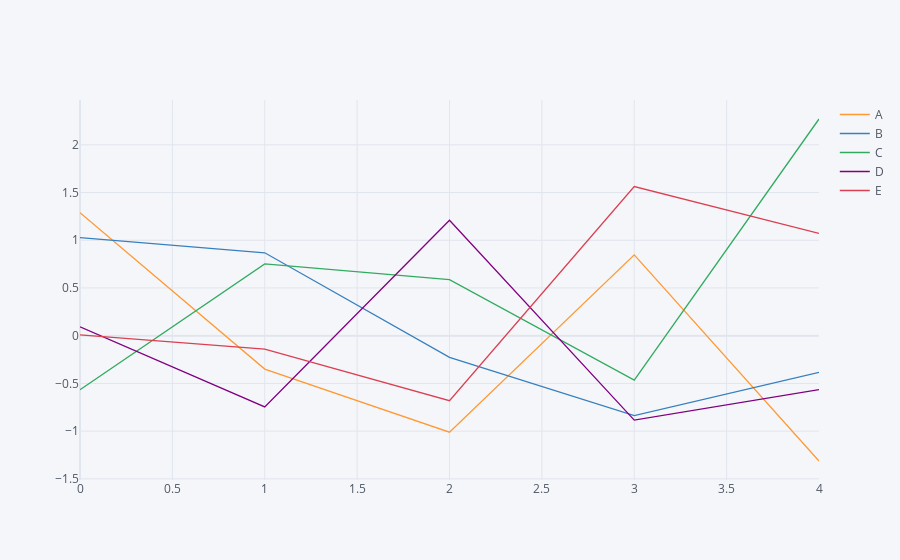

The cell this chart's notebook holds for it:
### Code cell
df.iplot()

### Figure 1 — Plotly figure (JSON) as saved in the notebook; plotly's stock layout.template omitted (floating-point values rounded to 4 significant figures)
{"data": [{"line": {"color": "rgba(255, 153, 51, 1.0)", "dash": "solid", "shape": "linear", "width": 1.3}, "mode": "lines", "name": "A", "text": "", "type": "scatter", "x": [0, 1, 2, 3, 4], "y": [1.288, -0.3499, -1.011, 0.847, -1.313]}, {"line": {"color": "rgba(55, 128, 191, 1.0)", "dash": "solid", "shape": "linear", "width": 1.3}, "mode": "lines", "name": "B", "text": "", "type": "scatter", "x": [0, 1, 2, 3, 4], "y": [1.028, 0.8687, -0.2278, -0.8364, -0.3847]}, {"line": {"color": "rgba(50, 171, 96, 1.0)", "dash": "solid", "shape": "linear", "width": 1.3}, "mode": "lines", "name": "C", "text": "", "type": "scatter", "x": [0, 1, 2, 3, 4], "y": [-0.5662, 0.7526, 0.5879, -0.4659, 2.271]}, {"line": {"color": "rgba(128, 0, 128, 1.0)", "dash": "solid", "shape": "linear", "width": 1.3}, "mode": "lines", "name": "D", "text": "", "type": "scatter", "x": [0, 1, 2, 3, 4], "y": [0.09225, -0.746, 1.21, -0.8846, -0.5654]}, {"line": {"color": "rgba(219, 64, 82, 1.0)", "dash": "solid", "shape": "linear", "width": 1.3}, "mode": "lines", "name": "E", "text": "", "type": "scatter", "x": [0, 1, 2, 3, 4], "y": [0.008478, -0.1408, -0.6808, 1.563, 1.072]}], "layout": {"legend": {"bgcolor": "#F5F6F9", "font": {"color": "#4D5663"}}, "paper_bgcolor": "#F5F6F9", "plot_bgcolor": "#F5F6F9", "title": {"font": {"color": "#4D5663"}}, "xaxis": {"gridcolor": "#E1E5ED", "showgrid": true, "tickfont": {"color": "#4D5663"}, "title": {"font": {"color": "#4D5663"}, "text": ""}, "zerolinecolor": "#E1E5ED"}, "yaxis": {"gridcolor": "#E1E5ED", "showgrid": true, "tickfont": {"color": "#4D5663"}, "title": {"font": {"color": "#4D5663"}, "text": ""}, "zerolinecolor": "#E1E5ED"}}}
